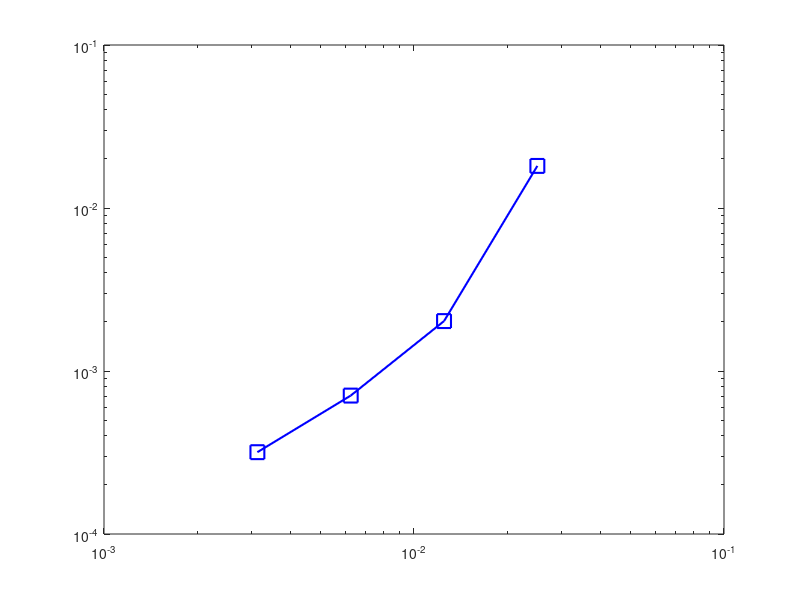

The MATLAB script that drew this image: (Note: this script raises an error after producing the figure.)
%% 绘制收敛曲线
close all

X=0.4./[128,64,32,16];
Y=[ 0.00031766,0.00070658,0.0020242,0.01812 ];

loglog(X, Y,'b-s','LineWidth',1.5,'MarkerSize',10);
hold on

tr1 = [1e-2,0.01812]; tr2 = 0.003125; ratio = 2;
triangle(tr1,tr2,ratio,'1','2',1.2);

tr1 = [0.0075,0.00031766]; tr2 = 0.025; ratio = 1;
triangle(tr1,tr2,ratio,'1','1',1.2);

grid on;
axis square;

xlim([1e-3,1e-1]);
ylim([1e-4,1e-1]);
xlabel('D/h')
ylabel('L∞')

function triangle(tr1,tr2,ratio,text1,text2,pos_adjust)
    x0 = tr1(1); y0 = tr1(2); x1 = tr2; 
    y1 = y0*(x1/x0)^ratio;
    loglog([x0,x1],[y0,y0],'-k','HandleVisibility','off','Linewidth',1);
    loglog([x1,x1],[y0,y1],'-k','HandleVisibility','off','Linewidth',1);
    loglog([x1,x0],[y1,y0],'-k','HandleVisibility','off','Linewidth',1);
    text(sqrt(x0*x1),y0*pos_adjust,text1,'fontsize',10);
    text(x1*pos_adjust,sqrt(y0*y1),text2,'fontsize',10);
end

%  三角形参数说明
%         tr1：水平边和斜边交点坐标
%         tr2：水平边另一个端点坐标
%         ratio：斜边斜率
%         text1：水平边文字
%         text2：垂直边文字
%         pos adjust：文字坐标的微调
